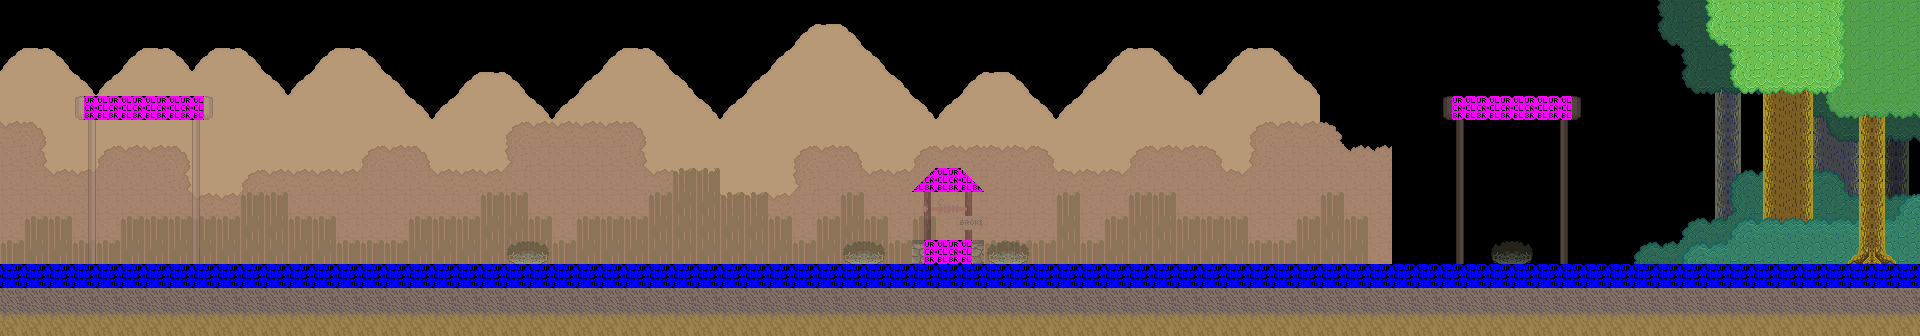

The image is a tile-based game level rendered from a .tmx file. Its description and source (layers, tilesets, objects; grid data summarised) follow:
An orthogonal 80x14 tile map with 24x24 px tiles, 10 tile layers (mountains, treeline, reeds, bg_trunks, ...), 2 tilesets.

<map version="1.0" tiledversion="1.0.1" orientation="orthogonal" renderorder="right-down" width="80" height="14" tilewidth="24" tileheight="24" nextobjectid="22">
 <properties>
  <property name="blue" value="124" />
  <property name="floor" value="9" />
  <property name="green" value="163" />
  <property name="overworldName" value="town_1" />
  <property name="red" value="195" />
  <property name="soundtrack" value="town" />
  <property name="title" value="Town" />
 </properties>
 <tileset firstgid="1" name="town" tilewidth="24" tileheight="24" tilecount="120" columns="15">
  <image source="../images/tilesets/town.png" width="360" height="192" />
 </tileset>
 <tileset firstgid="121" name="collisions" tilewidth="24" tileheight="24" tilecount="546" columns="26">
  <image source="../images/tilesets/collisions.png" width="632" height="512" />
 </tileset>
 <layer name="mountains" width="80" height="14">
  <properties>
   <property name="parallax" value="0.2" />
  </properties>
  <data>[1120 cells, 459 non-empty, 3 distinct tile ids]</data>
 </layer>
 <layer name="treeline" width="80" height="14">
  <properties>
   <property name="parallax" value="0.5" />
  </properties>
  <data>[1120 cells, 273 non-empty, 3 distinct tile ids]</data>
 </layer>
 <layer name="reeds" width="80" height="14">
  <properties>
   <property name="parallax" value="0.9" />
  </properties>
  <data>[1120 cells, 128 non-empty, 6 distinct tile ids]</data>
 </layer>
 <layer name="bg_trunks" width="80" height="14">
  <data>[1120 cells, 54 non-empty, 6 distinct tile ids]</data>
 </layer>
 <layer name="bg_needles" width="80" height="14">
  <data>[1120 cells, 83 non-empty, 10 distinct tile ids]</data>
 </layer>
 <layer name="bg_leaves" width="80" height="14">
  <data>[1120 cells, 45 non-empty, 6 distinct tile ids]</data>
 </layer>
 <layer name="buildings" width="80" height="14">
  <data>[1120 cells, 274 non-empty, 8 distinct tile ids]</data>
 </layer>
 <layer name="foreground" width="80" height="14" opacity="0.56">
  <data>[1120 cells, 0 non-empty, 0 distinct tile ids]</data>
 </layer>
 <layer name="accents" width="80" height="14" opacity="0.49">
  <data>[1120 cells, 56 non-empty, 21 distinct tile ids]</data>
 </layer>
 <layer name="collision" width="80" height="14">
  <data>[1120 cells, 98 non-empty, 6 distinct tile ids]</data>
 </layer>
</map>
